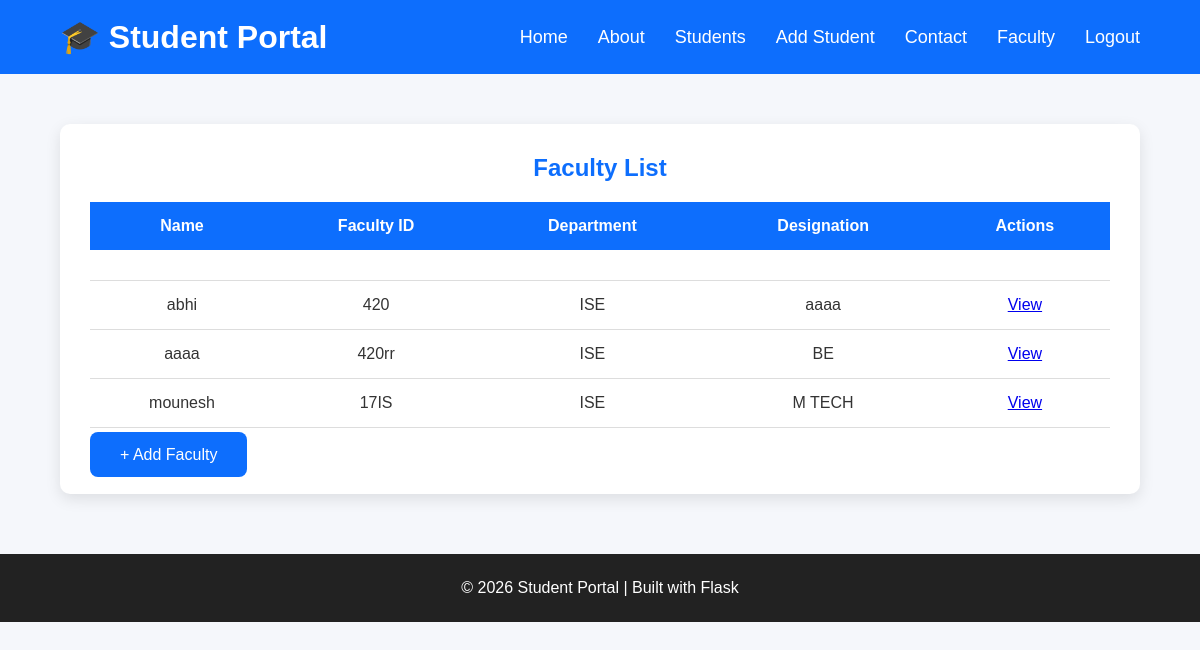
/faculty (signed in), run on the app's committed database.
### tables this page shows
CREATE TABLE faculty(

            id INTEGER PRIMARY KEY AUTOINCREMENT,

            name TEXT NOT NULL,

            faculty_id TEXT NOT NULL,

            email TEXT NOT NULL,

            phone TEXT NOT NULL,

            department TEXT NOT NULL,

            designation TEXT NOT NULL,

            photo TEXT

        );

### app.py (the view)
@app.route("/faculty")
@login_required
def faculty_list():
    faculty = get_faculty()
    return render_template(
        "faculty.html",
        faculty=faculty
    )

### app.py (called while the page is built)
def login_required(f):
    @wraps(f)
    def decorated_function(*args, **kwargs):
        if "admin" not in session:
            flash("Please login first.", "error")
            return redirect(url_for("home"))
        return f(*args, **kwargs)
    return decorated_function

### database.py (called while the page is built)
def connect_db():
    connection = sqlite3.connect("students.db")
    return connection

def get_faculty():
    connection = connect_db()
    cursor = connection.cursor()
    cursor.execute("SELECT * FROM faculty")
    faculty = cursor.fetchall()
    connection.close()
    return faculty

### templates/faculty.html
{% extends "base.html" %}
{% block content %}
<section class="student-section">
    <div class="student-container">
        <h2>Faculty List</h2>
        <table>
            <thead>
                <tr>
                    <th>Name</th>
                    <th>Faculty ID</th>
                    <th>Department</th>
                    <th>Designation</th>
                    <th>Actions</th>
                </tr>
            </thead>
            <tbody>
                <tr>
                    <td colspan="5" style="text-align:center;">
                        <tbody>
                        {% for teacher in faculty %}
                        <tr>
                            <td>{{ teacher[1] }}</td>
                            <td>{{ teacher[2] }}</td>
                            <td>{{ teacher[5] }}</td>
                            <td>{{ teacher[6] }}</td>
                            <td>
                                <a href="{{ url_for('faculty_profile', id=teacher[0]) }}">View</a>
                            </td>
                        </tr>
                        {% endfor %}
                        </tbody>
                    </td>
                </tr>
            </tbody>
        </table>
        <br>
        <a href="/add-faculty" class="btn">
            + Add Faculty
        </a>
    </div>
</section>
{% endblock %}

### static/css/style.css (style rules this page uses)
* { margin:0; padding:0; box-sizing:border-box; }
body { font-family:Arial, Helvetica, sans-serif; background:#f5f7fb; color:#333; }
.btn { background:#0d6efd; color:white; padding:14px 30px; border-radius:8px; text-decoration:none; transition:.3s; }
.student-section { width:90%; margin:50px auto; }
.student-container { background:white; padding:30px; border-radius:10px; box-shadow:0 5px 15px rgba(0,0,0,0.1); }
.student-container h2 { text-align:center; color:#0d6efd; margin-bottom:20px; }
table { width:100%; border-collapse:collapse; }
th { background:#0d6efd; color:white; padding:15px; }
td { padding:15px; text-align:center; border-bottom:1px solid #ddd; }

### data on the page
faculty: name "abhi", faculty "420", department "ISE", designation "aaaa"
faculty: name "aaaa", faculty "420rr", department "ISE", designation "BE"
faculty: name "mounesh", faculty "17IS", department "ISE", designation "M TECH"
